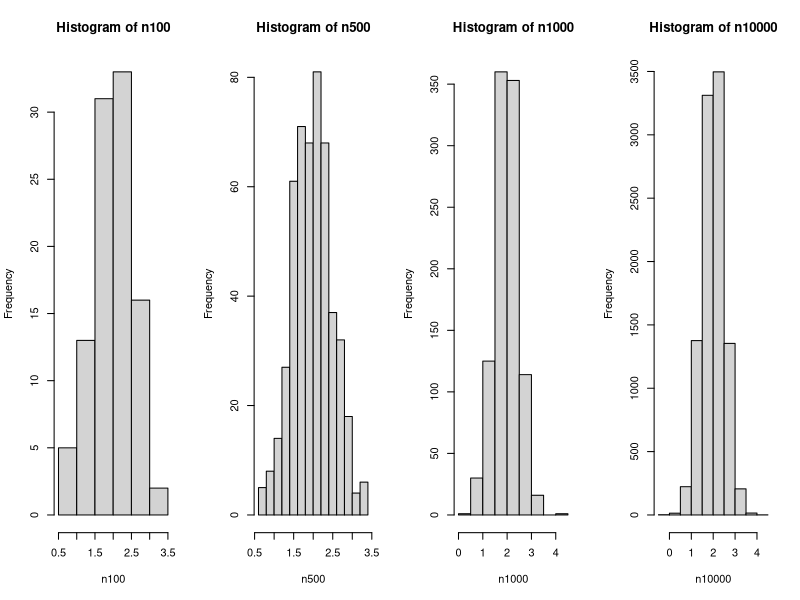
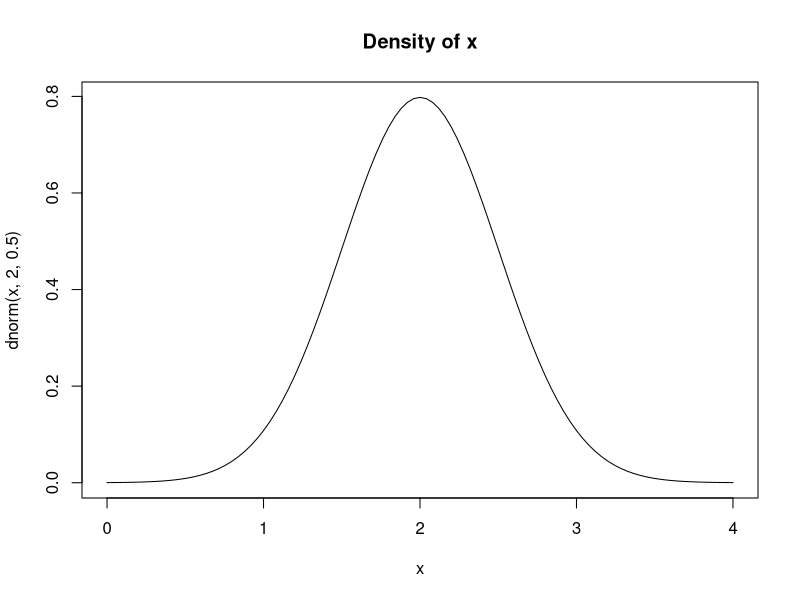

R code for these plots, in order:
## ---- chunk 1
knitr::opts_chunk$set(echo = TRUE)
## ---- chunk 2
cat(rep(1:3,3))
cat(seq(10, 10.5, 12))
cat(rep(c(1:3,"R"), 2))
## ---- chunk 3
n100 = rnorm(100,2,0.5)
n500 = rnorm(500,2,0.5)
n1000 = rnorm(1000,2,0.5)
n10000 = rnorm(10000,2,0.5)
par(mfrow = c(1,4)) 
hist(n100)
hist(n500)
hist(n1000)
hist(n10000)
par(mfrow = c(1,1)) 
curve(dnorm(x,2,0.5),0,4, main = "Density of x")
